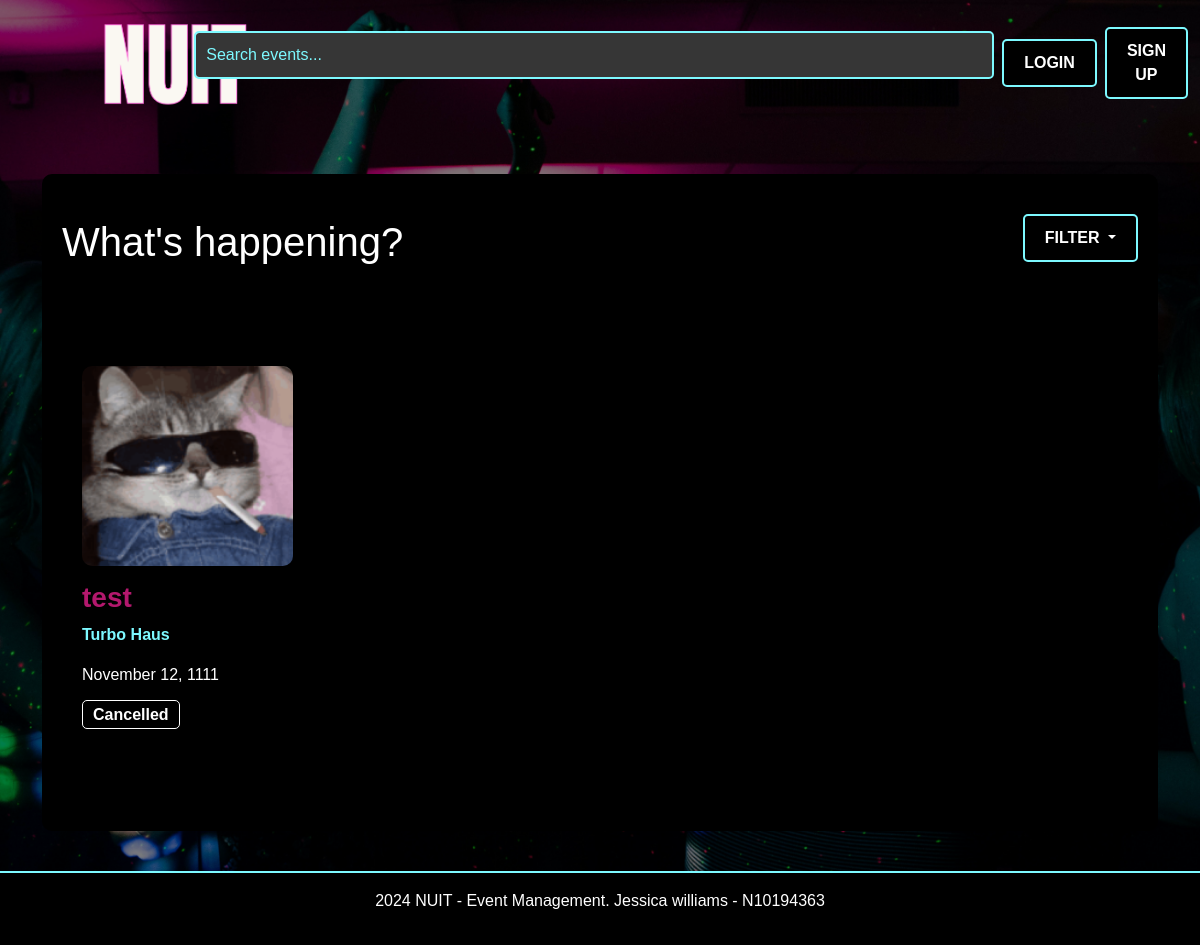
Before: / with the older database file.
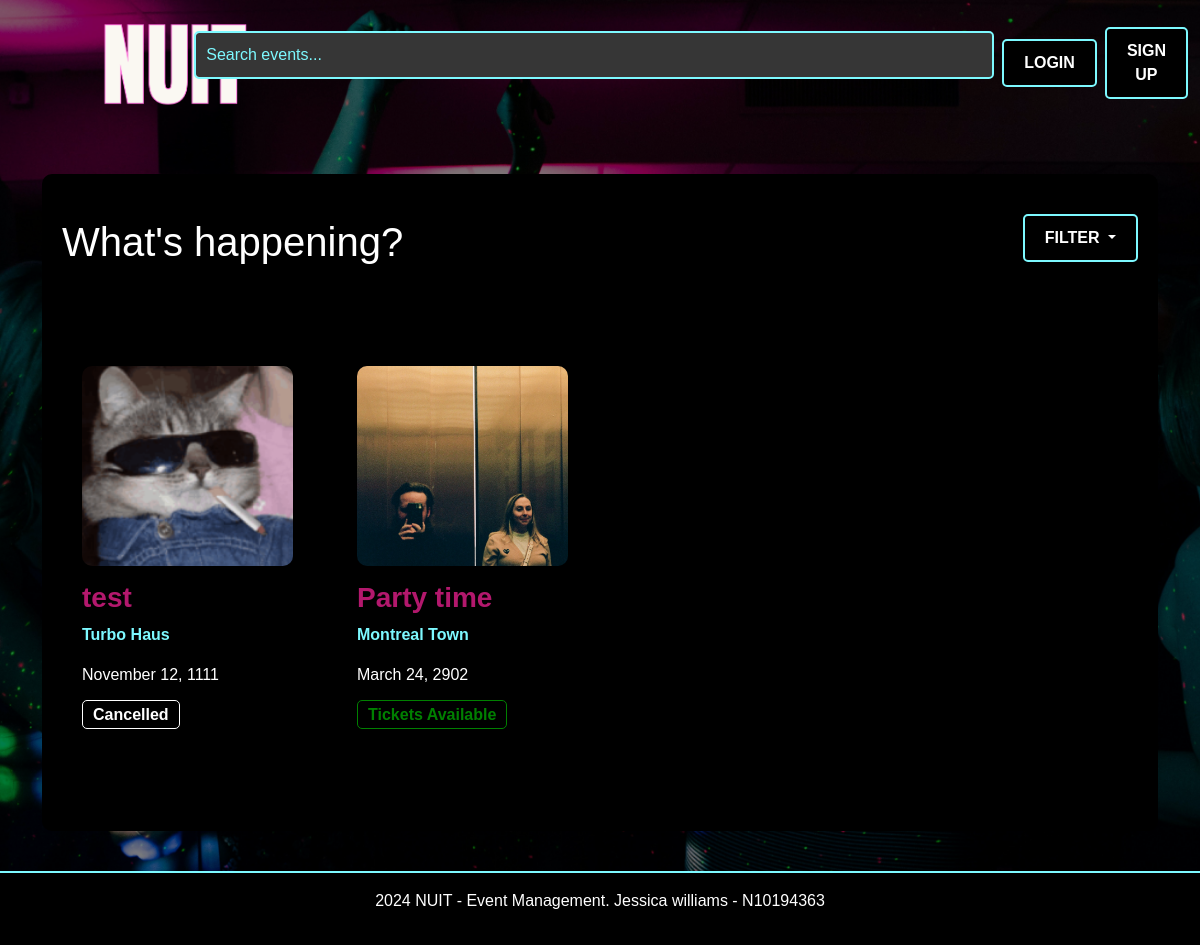
After: the same page with the newer database file.
### website/models.py (models this page shows)
class Event(db.Model):
    id = db.Column(db.Integer, primary_key=True)
    name = db.Column(db.String(100), nullable=False)
    location = db.Column(db.String(100), nullable=False)
    date = db.Column(db.DateTime, nullable=False)
    description = db.Column(db.Text, nullable=True)
    available_tickets = db.Column(db.Integer, nullable=False)
    categories = db.Column(db.String(200), nullable=False)
    status = db.Column(db.String(200), default="Tickets available", nullable=False)
    image = db.Column(db.String(100), nullable=True)
    creator_id = db.Column(db.Integer, db.ForeignKey('user.id'), nullable=False)
    comments = db.relationship('Comment', backref='event', lazy=True)
    bookings = db.relationship('Booking', backref='event', lazy=True)

### website/views.py (the view)
@main_bp.route('/')
def index():
    register_form = RegistrationForm ()
    login_form = LoginForm()
    selected_categories = request.args.getlist('categories')
    if selected_categories:
        events = Event.query.filter(Event.categories.in_(selected_categories)).all()
    else:
        events = Event.query.all()
    return render_template('index.html', register_form=register_form, login_form=login_form, events=events)

### website/forms.py
class RegistrationForm (FlaskForm):
    first_name = StringField("First Name", validators=[InputRequired()])
    last_name = StringField("Last Name", validators=[InputRequired()])
    email = StringField("Email", validators=[InputRequired(), Email()])
    password = PasswordField("Password", validators=[InputRequired()])
    contact_number = StringField("Contact Number", validators=[
        InputRequired(),
        Length(min=10, max=15)
    ])
    street_address = StringField("Street Address", validators=[InputRequired()])
    submit = SubmitField("Register")

class LoginForm(FlaskForm):
    email = StringField("Email", validators=[InputRequired(), Email()])
    password = PasswordField("Password", validators=[InputRequired()])
    submit = SubmitField("Login")

### website/templates/index.html (shortened to what this page needs)
{% extends "base.html" %} {% from "bootstrap5/form.html" import render_form %}
{% block content %}
<div class="container mt-5">
    <div class="section-background">
      <div class="d-flex justify-content-between align-items-center">
        <h1>What's happening?</h1>
            <div class="dropdown">
              <form method="GET" action="{{ url_for('main.index') }}">
                <button
                  class="btn btn-secondary dropdown-toggle"
                  type="button"
                  id="filterDropdown"
                  data-bs-toggle="dropdown"
                  aria-expanded="false"
                >
                  Filter
                </button>
              </form>
        </div>
      </div>
        <div class="row mt-5">
          {% for event in events %}
          <div class="col-lg-3 col-md-6 col-sm-12 mb-4">
            <div class="event-card">
              <a href="{{ url_for('main.event_details', event_id=event.id) }}">
                <img
                  src="{{ url_for('static', filename='img/' + event.image.replace('website/static/img', '')) }}"
                  class="img-fluid"
                  alt="{{ event.name }}"
                />
              </a>
              <h3>{{ event.name }}</h3>
              <p class="location">{{ event.location }}</p>
              <p>{{ event.date.strftime('%B %d, %Y') }}</p>
              {% if event.status == 'Sold Out' %}
              <span class="event-status status-sold-out">Sold Out</span>
              {% elif event.status == 'Tickets Available' %}
              <span class="event-status status-open">Tickets Available</span>
              {% elif event.status == 'Cancelled' %}
              <span class="event-status status-cancelled">Cancelled</span>
              {% elif event.status == 'Inactive' %}
              <span class="event-status status-inactive">Inactive</span>
              {% endif %}
            </div>
          </div>
          {% endfor %}
        </div>
      </div>
    </div>
  {% endblock %}

### website/templates/base.html (shortened to what this page needs)
<html>
  <head>
    <link
      href="https://cdn.jsdelivr.net/npm/bootstrap@5.3.2/dist/css/bootstrap.min.css"
      rel="stylesheet"
    />
    <link
      rel="stylesheet"
      href="{{ url_for('static', filename='css/styles.css') }}"
    />
  </head>
  <body>
    <header>
      <nav class="navbar navbar-expand-lg navbar-dark bg-dark">
        <div
          class="container-fluid d-flex justify-content-between align-items-center"
        >
          <a class="navbar-brand" href="{{ url_for('main.index') }}">
            <img src="static/img/logo.png" alt="Nuit Logo" class="logo" />
          </a>
          <form class="d-flex mx-auto">
            <input
              class="form-control"
              type="search"
              placeholder="Search events..."
              aria-label="Search"
              style="width: 800px"
            />
          </form>
          {% if current_user.is_authenticated %}
          <div class="d-flex ms-2">
            <a href="{{ url_for('main.create_event') }}">
              <button class="btn">Create Event +</button>
            </a>
          </div>
          <div class="d-flex ms-2">
            <a href="{{ url_for('main.user_events') }}" class="btn"
              >My Events</a
            >
          </div>
          <div class="d-flex ms-2">
            <a href="{{ url_for('main.booking_history') }}" class="btn"
              >Booking History</a
            >
          </div>
          <div class="d-flex ms-2">
            <a href="{{ url_for('auth.logout') }}" class="btn">Log Out</a>
          </div>
          {% else %}
          <div class="d-flex ms-2">
            <button
              type="button"
              class="btn btn-filter"
              data-bs-toggle="modal"
              data-bs-target="#loginModal"
            >
              Login
            </button>
          </div>
          <div class="d-flex ms-2">
            <button
              type="button"
              class="btn"
              data-bs-toggle="modal"
              data-bs-target="#registerModal"
            >
              SIGN UP
            </button>
            {% endif %}
          </div>
        </div>
      </nav>
    </header>
    {% block content %} {% endblock %}
    <footer class="footer bg-dark text-white text-center py-3 mt-auto">
      <p>2024 NUIT - Event Management. Jessica williams - N10194363</p>
    </footer>
  </body>
</html>

### website/static/css/styles.css (style rules this page uses)
body, h1, h2, h3, h4, h5, h6, p, a, button, input, footer, .search-bar { font-family: Verdana, Geneva, sans-serif; }
h3,h4 { color: rgb(179, 24, 109); font-weight: bold; }
html, body { height: 100%; margin: 0; }
body { display: flex; flex-direction: column; justify-content: space-between; }
.navbar { background-color: transparent !important; border: none; }
.logo { height: 100px; width: auto; max-width: 100%; margin-left: 80px; margin-right: 20px; }
.btn { background-color: #000000; color: white; border: 2px solid rgb(125, 249, 255); padding: 10px 20px; border-radius: 5px; font-weight: bold; text-transform: uppercase; transition: background-color 0.3s ease, border-color 0.3s ease; }
.event-status { font-weight: bold; padding: 5px 10px; border-radius: 5px; background-color: black; border: 1px solid; }
.status-open { color: green; border-color: green; }
.status-cancelled { color: white; border-color: white; }
.event-card { background-color: #000000; border-radius: 10px; padding: 20px; margin: 20px 0; }
.event-card img { width: 100%; height: 200px; object-fit: cover; border-radius: 10px; margin-bottom: 15px; }
.location { color: #7DF9FF; font-weight: bold; }
body { background-image: url('../img/background.jpg'); background-size: cover; background-position: center; background-repeat: no-repeat; background-attachment: fixed; color: white; position: relative; z-index: 0; }
body::before { content: ""; position: fixed; top: 0; left: 0; width: 100%; height: 100%; background-color: rgba(0, 0, 0, 0.5); z-index: -1; }
.section-background { background-color: black; padding: 40px 20px; margin-bottom: 40px; border-radius: 10px; }
.footer { background-color: #000000 !important; color: white !important; padding: 20px; text-align: center; border-top: 2px solid #7DF9FF; flex-shrink: 0; }
.form-control { background-color: rgb(54, 54, 54); color: #7DF9FF; border: 2px solid #7DF9FF; border-radius: 5px; padding: 10px; }
.form-control::placeholder { color: #7DF9FF; }

Changed rows visible on the page:
added Event: image (picture), name "Party time", location "Montreal Town", date "March 24, 2902", shows "Tickets Available"
